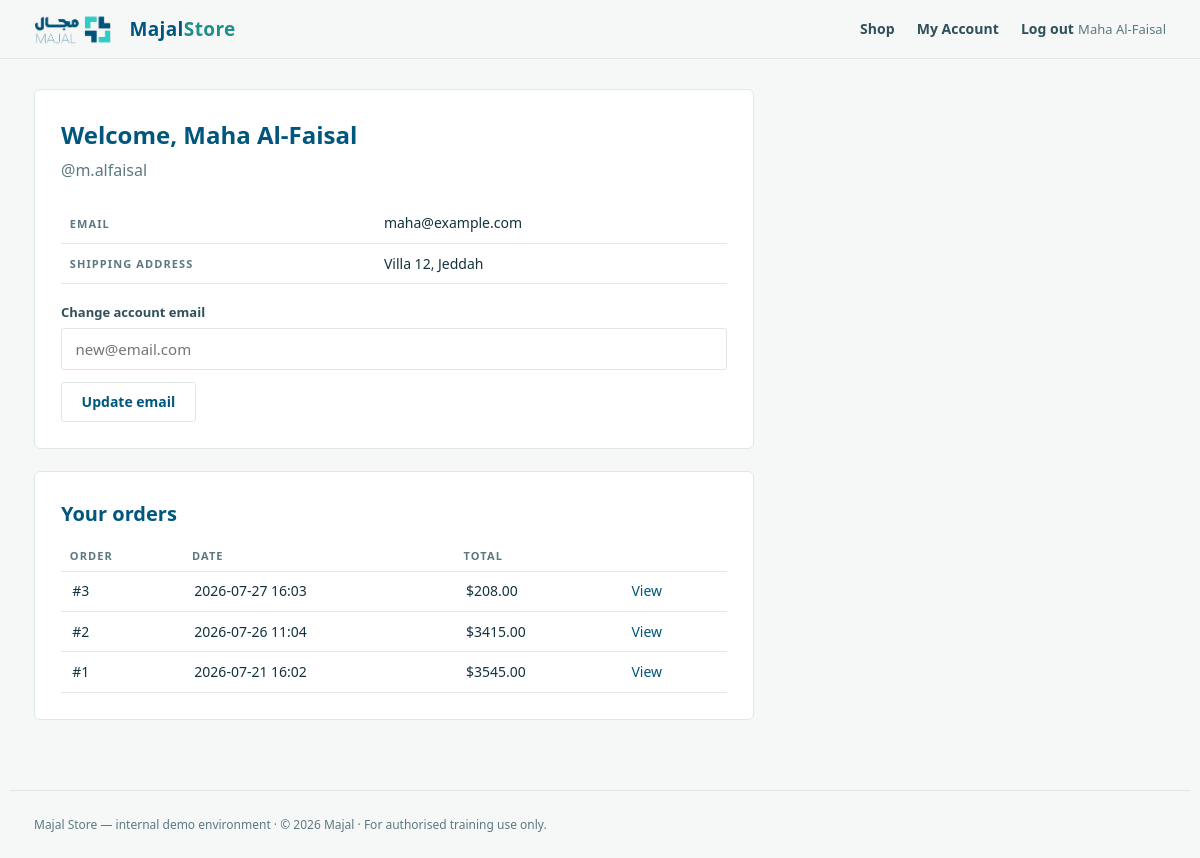
/account (signed in), run on the app's committed database.
### tables this page shows
CREATE TABLE users (
    id        INTEGER PRIMARY KEY AUTOINCREMENT,
    username  TEXT UNIQUE NOT NULL,
    password  TEXT NOT NULL,          -- plaintext on purpose (teaching artefact)
    fullname  TEXT NOT NULL,
    email     TEXT NOT NULL,
    address   TEXT NOT NULL,
    is_admin  INTEGER NOT NULL DEFAULT 0
);

CREATE TABLE orders (
    id         INTEGER PRIMARY KEY AUTOINCREMENT,
    user_id    INTEGER NOT NULL,
    created    TEXT NOT NULL,
    total      REAL NOT NULL,
    receipt    TEXT NOT NULL          -- filename under receipts/
);

### day4/lab/app.py (the view)
@app.route("/account")
def account():
    u = current_user()
    if not u:
        return redirect(url_for("login"))
    orders = db().execute(
        "SELECT * FROM orders WHERE user_id=? ORDER BY id DESC", (u["id"],)
    ).fetchall()
    return render_template("account.html", u=u, orders=orders)

### day4/lab/app.py (called while the page is built)
def db():
    if "db" not in g:
        g.db = sqlite3.connect(DB)
        g.db.row_factory = sqlite3.Row
    return g.db

def current_user():
    uid = session.get("uid")
    if uid is None:
        return None
    return db().execute("SELECT * FROM users WHERE id=?", (uid,)).fetchone()

@app.context_processor
def inject_user():
    return {"user": current_user(), "year": 2026}

### day4/lab/templates/account.html (shortened to what this page needs)
{% extends "base.html" %}
{% block body %}
<div class="panel">
  <h2>Welcome, {{ u['fullname'] }}</h2>
  <p class="sub">{{ '@' }}{{ u['username'] }}{% if u['is_admin'] %} · <span class="pill">admin</span>{% endif %}</p>
  <table>
    <tr><th>Email</th><td>{{ u['email'] }}</td></tr>
    <tr><th>Shipping address</th><td>{{ u['address'] }}</td></tr>
  </table>
  <form method="get" action="{{ url_for('change_email') }}" style="margin-top:18px">
    <label>Change account email</label>
    <input type="email" name="to" placeholder="new@email.com">
    <div style="margin-top:12px"><button class="btn alt" type="submit">Update email</button></div>
  </form>
</div>
<div class="panel" style="margin-top:22px">
  <h2 style="font-size:20px">Your orders</h2>
  <table>
    <tr><th>Order</th><th>Date</th><th>Total</th><th></th></tr>
    {% for o in orders %}
    <tr>
      <td>#{{ o['id'] }}</td>
      <td>{{ o['created'] }}</td>
      <td>${{ '%.2f'|format(o['total']) }}</td>
      <td><a href="{{ url_for('order', oid=o['id']) }}">View</a></td>
    </tr>
    {% else %}
    <tr><td colspan="4" class="muted">No orders yet.</td></tr>
    {% endfor %}
  </table>
</div>
{% endblock %}

### day4/lab/templates/base.html (shortened to what this page needs)
<!DOCTYPE html>
<html lang="en">
<head>
<link rel="stylesheet" href="{{ url_for('static', filename='store.css') }}">
</head>
<body>
<header class="bar">
  <div class="in">
    <img src="{{ url_for('static', filename='majal-logo.jpg') }}" alt="Majal">
    <a class="brand" href="{{ url_for('index') }}">Majal<span>Store</span></a>
    <nav>
      <a href="{{ url_for('index') }}">Shop</a>
      {% if user %}
        <a href="{{ url_for('account') }}">My Account</a>
        <a href="{{ url_for('logout') }}">Log out</a>
        <span class="who">{{ user['fullname'] }}</span>
      {% else %}
        <a href="{{ url_for('login') }}">Log in</a>
      {% endif %}
    </nav>
  </div>
</header>
<main class="wrap">
{% block body %}{% endblock %}
</main>
<footer class="footer">
  Majal Store — internal demo environment · © {{ year }} Majal ·
  <span class="muted">For authorised training use only.</span>
</footer>
</body>
</html>

### day4/lab/static/store.css (style rules this page uses)
:root { --petrol:#00567d; --petrol-d:#003f5e; --teal:#1f8f89; --turq:#33d2cb; --yellow:#f2d200; --ink:#12333d; --slate:#2f4f59; --muted:#5c7880; --bg:#f6f8f8; --bg-2:#eef3f3; --card:#fff; --line:#e0e7e8; --code-bg:#0f2b34; --code-ink:#dff3f2; --danger:#c2410c; --sans:"Avenir Next","Avenir","Segoe UI",system-ui,-apple-system,"Helvetica Neue",Arial,sans-serif; --mono:"JetBrains Mono","Cascadia Code","SF Mono",Menlo,Consolas,"DejaVu Sans Mono",monospace; }
* { box-sizing:border-box }
body { margin:0;font-family:var(--sans);color:var(--ink);background:var(--bg);line-height:1.6;-webkit-font-smoothing:antialiased }
a { color:var(--petrol);text-decoration:none }
.bar { position:sticky;top:0;z-index:30;background:rgba(246,248,248,.95);backdrop-filter:blur(8px);border-bottom:1px solid var(--line) }
.bar .in { max-width:1180px;margin:0 auto;padding:12px 24px;display:flex;align-items:center;gap:18px }
.bar img { height:34px;width:auto;mix-blend-mode:multiply }
.bar .brand { font-weight:800;letter-spacing:.02em;color:var(--petrol);font-size:19px }
.bar .brand span { color:var(--teal) }
.bar nav a { font-size:14px;font-weight:700;color:var(--slate);margin-left:18px }
.bar .who { font-size:13px;color:var(--muted) }
.wrap { max-width:1180px;margin:0 auto;padding:30px 24px 70px }
.btn { display:inline-block;padding:.7em 1.4em;border:none;border-radius:3px;background:var(--petrol);color:#fff;font-weight:700;font-size:14px;cursor:pointer;font-family:inherit }
.btn.alt { background:var(--card);color:var(--petrol);border:1px solid var(--line) }
.panel { background:var(--card);border:1px solid var(--line);border-radius:6px;padding:26px;max-width:720px }
.panel h2 { margin:0 0 4px;color:var(--petrol) }
.panel .sub { color:var(--muted);margin:0 0 20px }
label { display:block;font-size:13px;font-weight:700;color:var(--slate);margin:14px 0 5px }
input[type=text],input[type=password],input[type=email],textarea { width:100%;padding:.65em .9em;border:1px solid var(--line);border-radius:3px;font-size:15px;font-family:inherit }
table { width:100%;border-collapse:collapse;margin-top:10px }
th,td { text-align:left;padding:.6em .8em;border-bottom:1px solid var(--line);font-size:14px }
th { font-size:11px;letter-spacing:.1em;text-transform:uppercase;color:var(--muted) }
.muted { color:var(--muted) }
.footer { max-width:1180px;margin:0 auto;padding:24px;color:var(--muted);font-size:12px;border-top:1px solid var(--line) }

### data on the page
users: fullname "Maha Al-Faisal", username "m.alfaisal", email "maha@example.com", address "Villa 12, Jeddah"
orders: id "3", created "2026-07-27 16:03", total "208.00"
orders: id "2", created "2026-07-26 11:04", total "3415.00"
orders: id "1", created "2026-07-21 16:02", total "3545.00"

### other printed values
{{ '@' }} "@"
{{ year }} "2026"
